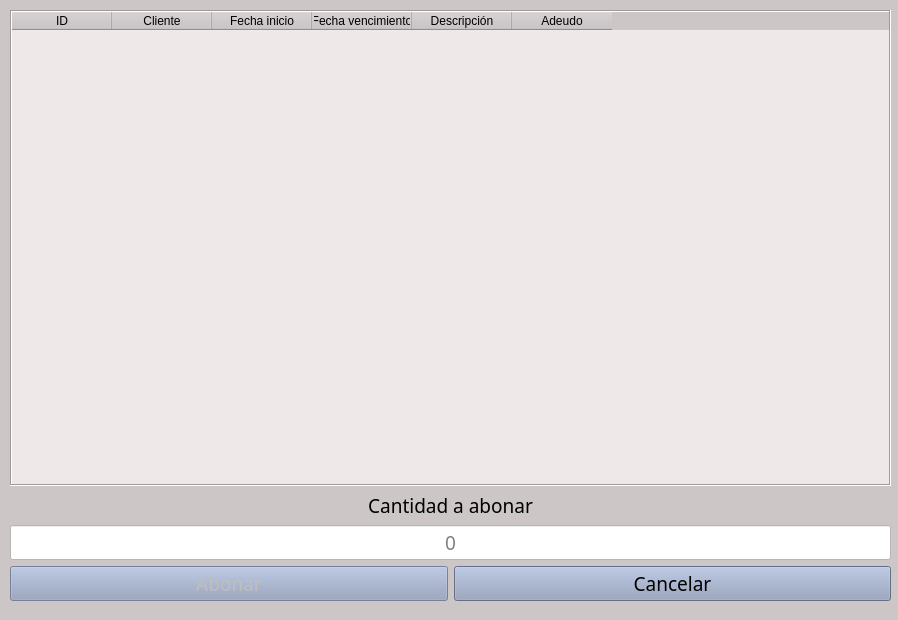
<?xml version="1.0" encoding="UTF-8"?>
<ui version="4.0">
 <class>Main_Clientes</class>
 <widget class="QWidget" name="Main_Clientes">
  <property name="geometry">
   <rect>
    <x>0</x>
    <y>0</y>
    <width>898</width>
    <height>620</height>
   </rect>
  </property>
  <property name="font">
   <font>
    <family>Arial Unicode MS</family>
    <pointsize>14</pointsize>
    <weight>9</weight>
    <italic>false</italic>
    <bold>false</bold>
   </font>
  </property>
  <property name="windowTitle">
   <string>Abonar</string>
  </property>
  <property name="windowIcon">
   <iconset>
    <normaloff>icons/Foto de Jebus.jpg</normaloff>icons/Foto de Jebus.jpg</iconset>
  </property>
  <property name="styleSheet">
   <string notr="true">*{font: 75 14pt &quot;Arial Unicode MS&quot;}
QWidget{
	background-color:rgb(204, 198, 199)
}
QTableWidget{
	background-color: rgb(238, 232, 233)
}
QLineEdit{
	background-color: white
}
QPushButton{
	background-color:rgb(144, 156, 186)
}</string>
  </property>
  <widget class="QWidget" name="layoutWidget">
   <property name="geometry">
    <rect>
     <x>10</x>
     <y>10</y>
     <width>881</width>
     <height>591</height>
    </rect>
   </property>
   <layout class="QHBoxLayout" name="horizontalLayout_4">
    <item>
     <layout class="QVBoxLayout" name="verticalLayout_5">
      <property name="sizeConstraint">
       <enum>QLayout::SetMinimumSize</enum>
      </property>
      <item>
       <widget class="QTableWidget" name="tablecreditos">
        <property name="enabled">
         <bool>true</bool>
        </property>
        <property name="minimumSize">
         <size>
          <width>800</width>
          <height>0</height>
         </size>
        </property>
        <property name="statusTip">
         <string/>
        </property>
        <property name="frameShape">
         <enum>QFrame::Box</enum>
        </property>
        <property name="editTriggers">
         <set>QAbstractItemView::NoEditTriggers</set>
        </property>
        <property name="alternatingRowColors">
         <bool>true</bool>
        </property>
        <property name="showGrid">
         <bool>true</bool>
        </property>
        <property name="gridStyle">
         <enum>Qt::SolidLine</enum>
        </property>
        <property name="sortingEnabled">
         <bool>false</bool>
        </property>
        <property name="wordWrap">
         <bool>false</bool>
        </property>
        <attribute name="verticalHeaderVisible">
         <bool>false</bool>
        </attribute>
        <column>
         <property name="text">
          <string notr="true">ID</string>
         </property>
        </column>
        <column>
         <property name="text">
          <string notr="true">Cliente</string>
         </property>
         <property name="font">
          <font>
           <weight>50</weight>
           <bold>false</bold>
          </font>
         </property>
        </column>
        <column>
         <property name="text">
          <string>Fecha inicio</string>
         </property>
        </column>
        <column>
         <property name="text">
          <string>Fecha vencimiento</string>
         </property>
        </column>
        <column>
         <property name="text">
          <string>Descripción</string>
         </property>
        </column>
        <column>
         <property name="text">
          <string>Adeudo</string>
         </property>
        </column>
       </widget>
      </item>
      <item>
       <widget class="QLabel" name="label">
        <property name="text">
         <string>Cantidad a abonar</string>
        </property>
        <property name="alignment">
         <set>Qt::AlignCenter</set>
        </property>
       </widget>
      </item>
      <item>
       <widget class="QLineEdit" name="abono">
        <property name="alignment">
         <set>Qt::AlignCenter</set>
        </property>
        <property name="placeholderText">
         <string>0</string>
        </property>
       </widget>
      </item>
      <item>
       <layout class="QHBoxLayout" name="horizontalLayout_10">
        <item>
         <widget class="QPushButton" name="botabonar">
          <property name="enabled">
           <bool>false</bool>
          </property>
          <property name="text">
           <string>Abonar</string>
          </property>
          <property name="icon">
           <iconset>
            <normaloff>icons/coins-money-stack_icon-icons.com_56193.png</normaloff>icons/coins-money-stack_icon-icons.com_56193.png</iconset>
          </property>
         </widget>
        </item>
        <item>
         <widget class="QPushButton" name="botcancelar">
          <property name="text">
           <string>Cancelar</string>
          </property>
          <property name="icon">
           <iconset>
            <normaloff>icons/logout.png</normaloff>icons/logout.png</iconset>
          </property>
         </widget>
        </item>
       </layout>
      </item>
     </layout>
    </item>
   </layout>
  </widget>
 </widget>
 <resources/>
 <connections/>
</ui>
